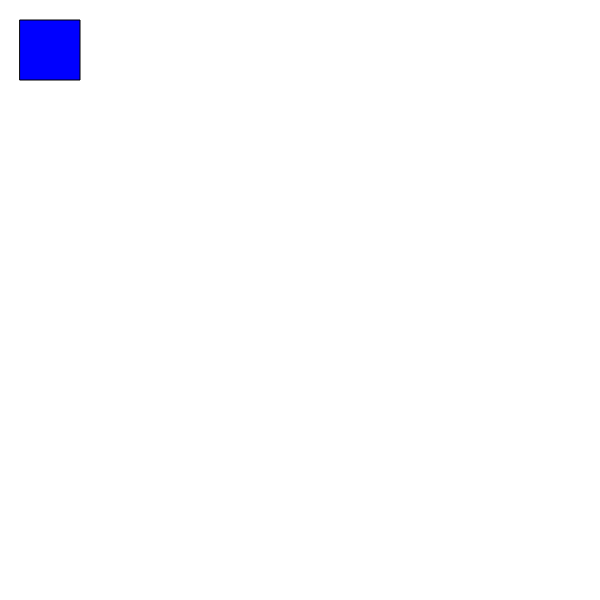
Frame 1 (no input)
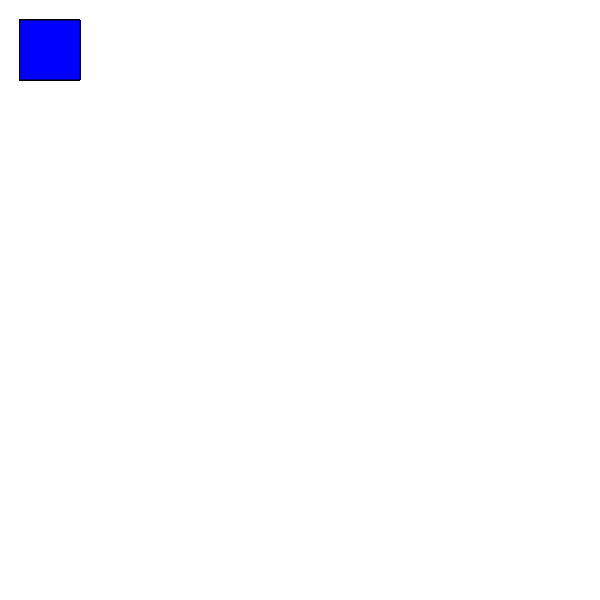
Frame 60 (no input)
Frame 120 (the mouse pressed at the canvas centre since frame 60): identical to frame 60, image omitted

The p5.js sketch that drew these frames (run headless with seeded random() and noise() and a simulated clock; from frame 60 on, the mouse is pressed at the canvas centre):

// p5.js sketch
// ── sketch.js
let myColor='blue'



function setup(){
    createCanvas(600,600);
}

function draw(){
    fill(myColor);
    rect(20, 20, 60, 60);
}

function mouseClicked(){
   if (myColor == 'blue'){
    myColor ='red'
   }else if(myColor=='red'){
       myColor='blue'
   }
    
 }
